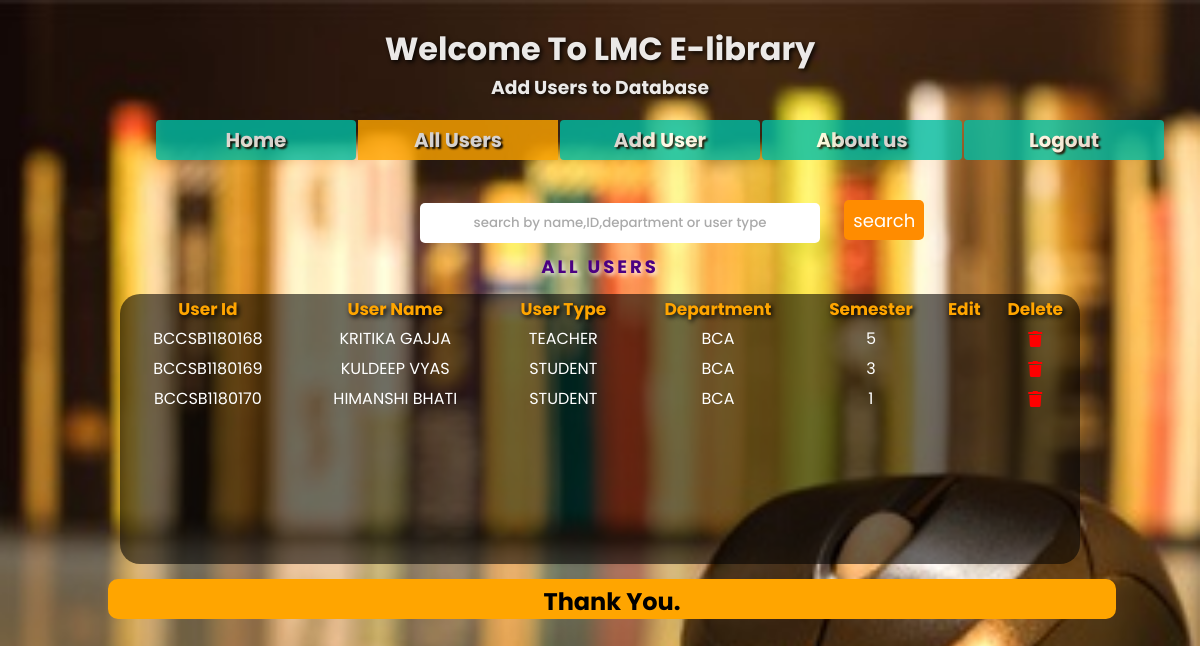
The page /admin_users.php on the database its author committed.
### tables this page shows
CREATE TABLE `user_record` (
  `User_id` varchar(15) NOT NULL,
  `User_Name` text NOT NULL,
  `Type` text NOT NULL,
  `Password` varchar(16) NOT NULL,
  `Department` text NOT NULL,
  `Semester` int(2) NOT NULL,
  `E-mail` varchar(50) NOT NULL
);

### admin_users.php (the view, shortened to what this page needs)
<?php include_once("crud_user.php"); ?>
  <html>
  <head>
    <link rel="stylesheet" href="https://pro.fontawesome.com/releases/v5.10.0/css/all.css" />
    <link rel="stylesheet" href="admin_users.css" />
  </head>
  <body>
    <form name="form1" method="post" action="">
      <div class="box">
        <br>
        <h1 style="color:white;text-shadow: 2px 2px 5px black;">Welcome To LMC E-library</h1>
        <h3 style="color:white;text-shadow: 2px 2px 5px black">Add Users to Database<h3>
      </div>
      <div class="nav">
        <ul>
        <li><a  href="admin_home.php">Home</a></li>
          <li><a style="background-color: orange" href="admin_users.php">All Users</a></li>
          <li><a href="add_user.php">Add User</a></li>
          <li><a href="admin_aboutus.php">About us</a></li>
          <li><a href="logout.php">Logout</a></li>
        </ul>
      </div>
      <br><br>
      <input type="text" placeholder="search by name,ID,department or user type" name="search" id="search-bar" />
      <input type="submit" class="search-button" name="searchbtn" value="search">
      <p style="text-align:center;color:#4B0082;text-shadow:2px 2px 5px white;font-weight:bold;position:relative;top:10px;letter-spacing:3px;font-size:18px;">ALL USERS</p>
      <div class="main">
        <?php if (isset($_POST['searchbtn'])) {
          $results = mysqli_query($conn, "SELECT * FROM user_record where `User_id` like('%$_POST[search]%') or `User_Name` like('%$_POST[search]%') or `type` like('%$_POST[search]%') or `Department` like('%$_POST[search]%')");
        ?>
      <table>
            <tr>
              <th>User Id</th>
              <th>User Name</th>
              <th>User Type</th>
              <th>Department</th>
              <th>Semester</th>
              <th>Edit</th>
              <th>Delete</th>
            </tr>
            <?php while ($row = mysqli_fetch_array($results)) { ?>
              <tr>
                <td><?php echo $row['User_id']; ?></td>
                <td><?php echo $row['User_Name']; ?></td>
                <td><?php echo $row['Type']; ?></td>
                <td><?php echo $row['Department']; ?></td>
                <td><?php echo $row['Semester']; ?></td>
                <td> <a href="autofilluser_edit.php?edit=<?php echo $row['User_id']; ?>" style="color:green">
                    <i class="fa fa-pencil" aria-hidden="true"></i></a></td>
                <td><a href="crud_user.php?del=<?php echo $row['User_id']; ?>" style="color:red;">
                    <i class="fa fa-trash" aria-hidden="true"></i>
                  </a></td>
                  </a></td>
              </tr>
            <?php } ?>
          </table>
        <?php } else { ?>
          <?php $results = mysqli_query($conn, "SELECT * FROM User_record"); ?>
          <table>
          <tr>
              <th>User Id</th>
              <th>User Name</th>
              <th>User Type</th>
              <th>Department</th>
              <th>Semester</th>
              <th>Edit</th>
              <th>Delete</th>
            </tr>
            <?php while ($row = mysqli_fetch_array($results)) { ?>
              <tr>
              <td><?php echo $row['User_id']; ?></td>
                <td><?php echo $row['User_Name']; ?></td>
                <td><?php echo $row['Type']; ?></td>
                <td><?php echo $row['Department']; ?></td>
                <td><?php echo $row['Semester']; ?></td>
                <td> </td>
                <td><a href="crud_user.php?del=<?php echo $row['User_id']; ?>" style="color:red;">
                    <i class="fa fa-trash" aria-hidden="true"></i>
                  </a></td>
              </tr>
            <?php } ?>
          </table>
        <?php } ?>
      </div>
      <div style="background-color:orange; border:solid 2px orange;border-radius: 10px; width:84%; height:40px; margin-left:9%; margin-top:15px;text-align:center;">
        <h2 style="line-height:1px;position:relative;top:20px;">Thank You.</h2>
      </div>
    </form>
  </body>
  </html>

### admin_users.css (style rules this page uses)
* { margin: 0; padding: 0; box-sizing: border-box; }
input { font-family: 'Poppins', sans-serif; text-align: center; margin-left: 35%; height: 40px; width: 400px; border-radius: 5px; border: none; }
input::placeholder { color: #aaa; font-weight: 500; }
.search-button { font-size: 18px; text-align: center; border: none; height: 40px; width: 80px; background: #FF8C00; color: #FFFFFF; border-radius: 5px; margin-left: 20px; cursor: pointer; }
body { background: url("lg3.jpeg"); height: 100%; background-position: center; background-repeat: no-repeat; background-size: cover; font-family: 'Poppins', sans-serif; }
table { width: 100%; border-collapse: collapse; height: auto; text-align: center; color: white; line-height: 30px; }
th { font-size: 17px; text-decoration: none; font-weight: bold; color: orange; text-shadow: 2px 2px 5px black; }
.main { width: 80%; border-radius: 20px; overflow: auto; margin-left: 10%; margin-top: 2%; height: 270px; background: rgba(0, 0, 0, 0.57); }
.box { width: 74%; height: 150px; background-size: cover; margin-left: 13%; opacity: .9; text-align: center; }
ul { padding: 0; list-style: none; }
ul li { float: left; width: 200px; height: 40px; background-color: #00bfa6; opacity: .8; line-height: 40px; text-align: center; font-size: 20px; margin-right: 2px; border-radius: 4px; }
ul li a { text-decoration: none; color: white; display: block; text-shadow: 2px 2px 2px black; }
.nav { padding-left: 6%; margin-left: 7%; font-weight: bold; position: relative; top: -30px; }

### rows shown on the page
user_record: User_id "BCCSB1180168", User_Name "KRITIKA GAJJA", Type "TEACHER", Department "BCA", Semester "5"
user_record: User_id "BCCSB1180169", User_Name "KULDEEP VYAS", Type "STUDENT", Department "BCA", Semester "3"
user_record: User_id "BCCSB1180170", User_Name "HIMANSHI BHATI", Type "STUDENT", Department "BCA", Semester "1"
